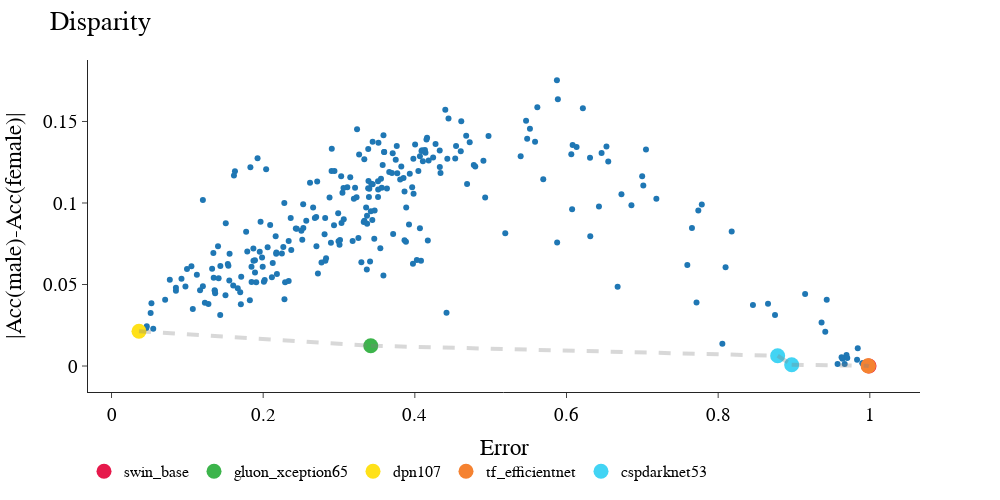

The cell this chart's notebook holds for it:
### Code cell
import plotly
df = merge(err_df, acc_disp_df)
df = df[df['epoch'] == 99]
df = df.rename(columns={'Accuracy':'Error'})
df = df.dropna()
df = df[df['Error']<1-1/(7636*2)]
df.loc[:,'model'] = df['index'].apply(lambda x: '_'.join(get_name_details(x)[1].split('_')[:2]))
df = df.sort_values(by=['model'])


fig = px.scatter(df, x='Error', 
                 y='Disparity', 
                 template="simple_white", 
                 width=1000, height= 500
            )

fig.update_layout(
    title = "Disparity",
    yaxis_title="|Acc(male)-Acc(female)|",
#     yaxis_range=[0,6.15],
#     xaxis_range=[0,.31],
    font=dict(
        family="Times New Roman",
        size=19,
        color="Black"
    )
)
fig.add_shape(type='line',
                x0=0,y0=0,x1=1,y1=0,
                line=dict(color='Red',),
                xref='x',yref='y'
)
p = np.array(preparePareto(df[['Error','Disparity']], False, False).dropna())
for x, y in zip(p[:-1], p[1:]):
    fig.add_shape(type='line',
                x0=x[0],y0=x[1],x1=y[0],y1=y[1],
                line=dict(color='gray',width=4),line_dash='dash',
                xref='x',yref='y')
    

pareto_df = pd.merge(df, pd.DataFrame(p), right_on=[0,1], left_on=["Error","Disparity"])
ms = list(set(pareto_df['model']))
for model in set(pareto_df['model']):
    # match model name to color
    i = ms.index(model)
    color = colors[i]
    fig.add_trace(go.Scatter(
        x=pareto_df[pareto_df['model'] == model]['Error'],
        y=pareto_df[pareto_df['model'] == model]['Disparity'],
        mode='markers',
        name = model,
        marker = dict(color=color,size=15),
    ))

fig.update_layout(legend=dict(
    orientation="h",
    yanchor="bottom",
    y=-.29,
    xanchor="right",
    x=.75,
    font=dict(
        family="Times New Roman",
        size=16,
        color="Black"
    )
    )
)

fig.show()
plotly.io.write_image(fig, 'app_acc_disp_full.png', format='png')

### Figure 1 — Plotly figure (JSON) as saved in the notebook; plotly's stock layout.template omitted (floating-point values rounded to 4 significant figures; data arrays with more than 128 entries replaced by an {"elided": "..."} marker saying what was removed)
{"data": [{"hovertemplate": "Error=%{x}<br>Disparity=%{y}<extra></extra>", "legendgroup": "", "marker": {"color": "#1F77B4", "symbol": "circle"}, "mode": "markers", "name": "", "orientation": "v", "showlegend": false, "type": "scatter", "x": {"elided": "283 float values"}, "xaxis": "x", "y": {"elided": "283 float values"}, "yaxis": "y"}, {"marker": {"color": "#e6194B", "size": 15}, "mode": "markers", "name": "swin_base", "type": "scatter", "x": [0.999], "y": [0]}, {"marker": {"color": "#3cb44b", "size": 15}, "mode": "markers", "name": "gluon_xception65", "type": "scatter", "x": [0.3419], "y": [0.01244]}, {"marker": {"color": "#ffe119", "size": 15}, "mode": "markers", "name": "dpn107", "type": "scatter", "x": [0.03621], "y": [0.02135]}, {"marker": {"color": "#f58231", "size": 15}, "mode": "markers", "name": "tf_efficientnet", "type": "scatter", "x": [0.9977, 0.9982], "y": [0.000131, 0]}, {"marker": {"color": "#42d4f4", "size": 15}, "mode": "markers", "name": "cspdarknet53", "type": "scatter", "x": [0.8785, 0.8969], "y": [0.006286, 0.0007858]}], "layout": {"font": {"color": "Black", "family": "Times New Roman", "size": 19}, "height": 500, "legend": {"font": {"color": "Black", "family": "Times New Roman", "size": 16}, "orientation": "h", "tracegroupgap": 0, "x": 0.75, "xanchor": "right", "y": -0.29, "yanchor": "bottom"}, "margin": {"t": 60}, "shapes": [{"line": {"color": "Red"}, "type": "line", "x0": 0, "x1": 1, "xref": "x", "y0": 0, "y1": 0, "yref": "y"}, {"line": {"color": "gray", "dash": "dash", "width": 4}, "type": "line", "x0": 0.03621, "x1": 0.3419, "xref": "x", "y0": 0.02135, "y1": 0.01244, "yref": "y"}, {"line": {"color": "gray", "dash": "dash", "width": 4}, "type": "line", "x0": 0.3419, "x1": 0.8785, "xref": "x", "y0": 0.01244, "y1": 0.006286, "yref": "y"}, {"line": {"color": "gray", "dash": "dash", "width": 4}, "type": "line", "x0": 0.8785, "x1": 0.8969, "xref": "x", "y0": 0.006286, "y1": 0.0007858, "yref": "y"}, {"line": {"color": "gray", "dash": "dash", "width": 4}, "type": "line", "x0": 0.8969, "x1": 0.9977, "xref": "x", "y0": 0.0007858, "y1": 0.000131, "yref": "y"}, {"line": {"color": "gray", "dash": "dash", "width": 4}, "type": "line", "x0": 0.9977, "x1": 0.9982, "xref": "x", "y0": 0.000131, "y1": 0, "yref": "y"}, {"line": {"color": "gray", "dash": "dash", "width": 4}, "type": "line", "x0": 0.9982, "x1": 0.999, "xref": "x", "y0": 0, "y1": 0, "yref": "y"}], "title": {"text": "Disparity"}, "width": 1000, "xaxis": {"anchor": "y", "domain": [0, 1], "title": {"text": "Error"}}, "yaxis": {"anchor": "x", "domain": [0, 1], "title": {"text": "|Acc(male)-Acc(female)|"}}}}
